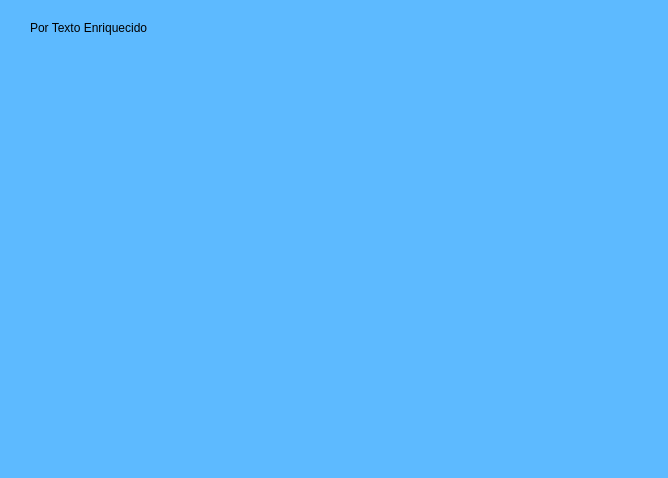
<?xml version="1.0" encoding="UTF-8"?>
<ui version="4.0">
 <class>MainWindow</class>
 <widget class="QMainWindow" name="MainWindow">
  <property name="geometry">
   <rect>
    <x>0</x>
    <y>0</y>
    <width>668</width>
    <height>478</height>
   </rect>
  </property>
  <property name="windowTitle">
   <string>MainWindow</string>
  </property>
  <property name="styleSheet">
   <string notr="true">background-color: rgb(93, 186, 255);</string>
  </property>
  <widget class="QWidget" name="centralwidget">
   <widget class="QLabel" name="label">
    <property name="geometry">
     <rect>
      <x>30</x>
      <y>20</y>
      <width>141</width>
      <height>16</height>
     </rect>
    </property>
    <property name="text">
     <string>Por Texto Enriquecido</string>
    </property>
   </widget>
   <widget class="QLabel" name="label_2">
    <property name="geometry">
     <rect>
      <x>40</x>
      <y>50</y>
      <width>131</width>
      <height>111</height>
     </rect>
    </property>
    <property name="text">
     <string>&lt;html&gt;&lt;head/&gt;&lt;body&gt;&lt;p&gt;&lt;img src=&quot;:/AmongUs/amongBlanco.png&quot;/&gt;&lt;/p&gt;&lt;/body&gt;&lt;/html&gt;</string>
    </property>
   </widget>
  </widget>
  <widget class="QMenuBar" name="menubar">
   <property name="geometry">
    <rect>
     <x>0</x>
     <y>0</y>
     <width>668</width>
     <height>24</height>
    </rect>
   </property>
  </widget>
  <widget class="QStatusBar" name="statusbar"/>
 </widget>
 <resources>
  <include location="recursos.qrc"/>
 </resources>
 <connections/>
</ui>
